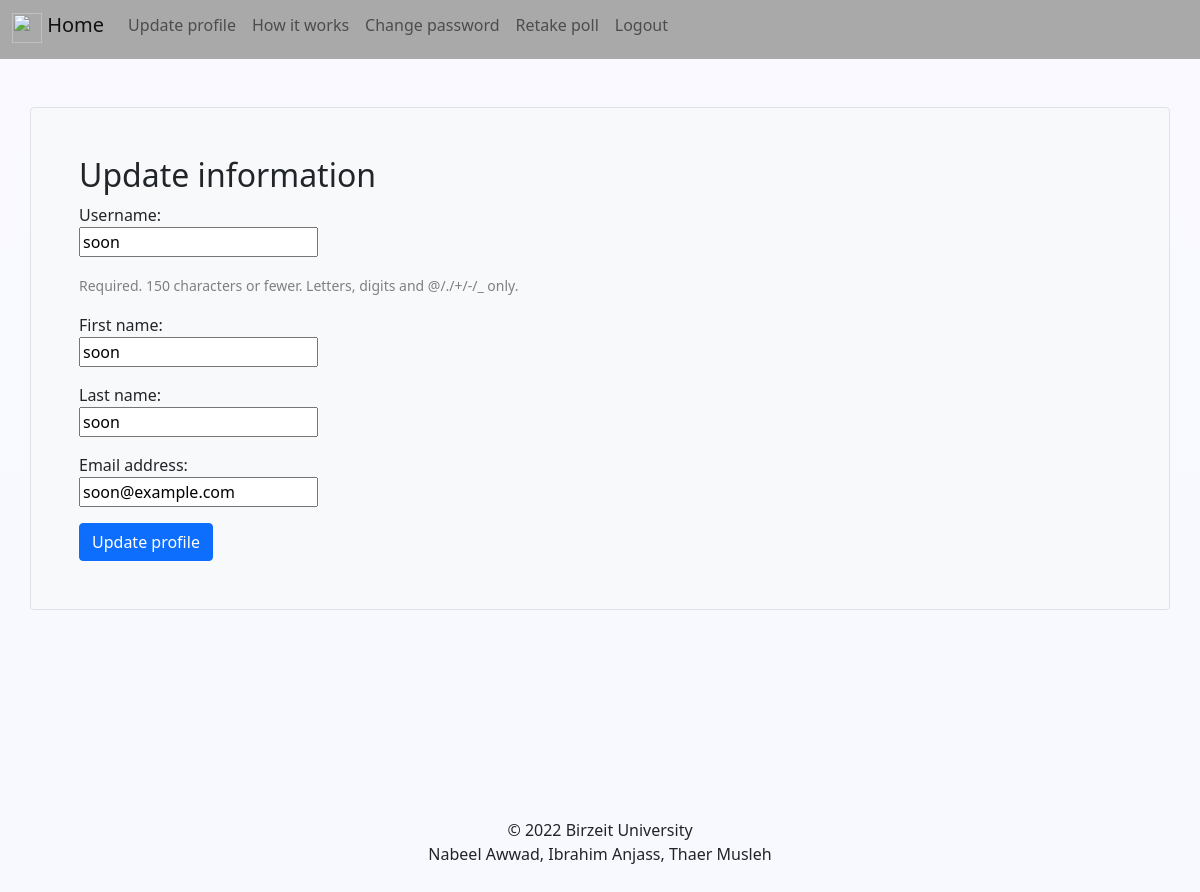
Screenshot of /update/ (signed in) with the database file from the repository.
### learning/models.py (models this page shows)
class User(AbstractUser):
    is_student = models.BooleanField(default=False)
    is_teacher = models.BooleanField(default=False)

### learning/views.py (the view)
# urls.py: path('update/', learning_views.update, name='update'),
@login_required
def update(request):
    if request.method == 'POST':
        u_form = UserUpdateForm(request.POST, instance=request.user)
        if u_form.is_valid():
            u_form.save()
            messages.success(request, f'your account has been updated!')
        else:
            messages.error(request, u_form.errors)
    else:
        u_form = UserUpdateForm(instance=request.user)
    context = {
        'u_form': u_form,
    }
    return render(request, 'update.html', context)

### learning/forms.py
class UserUpdateForm(forms.ModelForm):
    class Meta:
        model = get_user_model()
        fields = ('username', 'first_name', 'last_name', 'email')

### templates/update.html (shortened to what this page needs)
{% extends 'base.html' %}
{% load crispy_forms_filters %}
{% block content %}
    {% load crispy_forms_tags %}
    <h2>Update information</h2>
    <form method="post" novalidate>
        {% for field in u_form %}
            <p>
                {{ field.label_tag }}<br>
                {{ field }}<br>
                {% if field.help_text %}
                    <p><small style="color: grey">{{ field.help_text }}</small></p>
                {% endif %}
            </p>
        {% endfor %}
        <button type="submit" class="btn btn-primary">Update profile</button>
    </form>
{% endblock %}

### rows the page displays
User: u_form "soon" "soon" "soon" "soon@example.com"

### other values shown
{{ field.label_tag }} "Username:" "First name:" "Last name:" "Email address:"
{{ field.help_text }} "Required. 150 characters or fewer. Letters, digits and @/./+/-/_ only."
